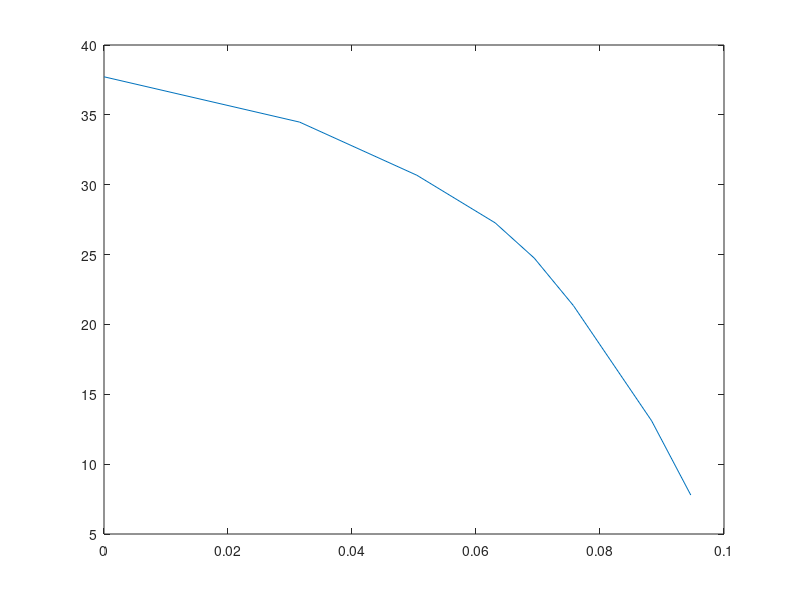

MATLAB code for this plot:
%تعریف داده ها
% دبی بر حسب متر مکعب بر ثانیه
Q = [0 0.031545 0.050472 0.06309 0.069399 0.075708 0.088326 0.094635]
% فشارها بر حسب kPa
P_suction = [4.481594 1.72369 -2.413166 -6.3431792 -8.5495024 -11.169511 -16.685319 -19.925856]
P_discharge = [367.490708 333.016908 291.648348 254.416644 227.52708 191.674328 105.489828 50.331748]
deltaP = P_discharge - P_suction
% تبدیل کیلوپاسکال به پاسکال
deltaP = deltaP * 1000
% چگالی بر حسب کیلوگرم بر متر مکعب
Density = 997
% شتاب گرانش برحسب متر بر مجذور ثانیه
g = 9.81
% ترم اختلاف ارتفاع
z_suction = 0.3048
z_discharge = 0.9144
z = z_discharge - z_suction
z = 0.6096
% تعریف فرمول هد پمپ (واحد ها SI )
H = (deltaP/(Density*g)) + z
% رسم نمودار هد پمپ بر حسب دبی حجمی (باز هم تاکید میشود که واحد ها SI )
figure
grid on
plot(Q,H)

